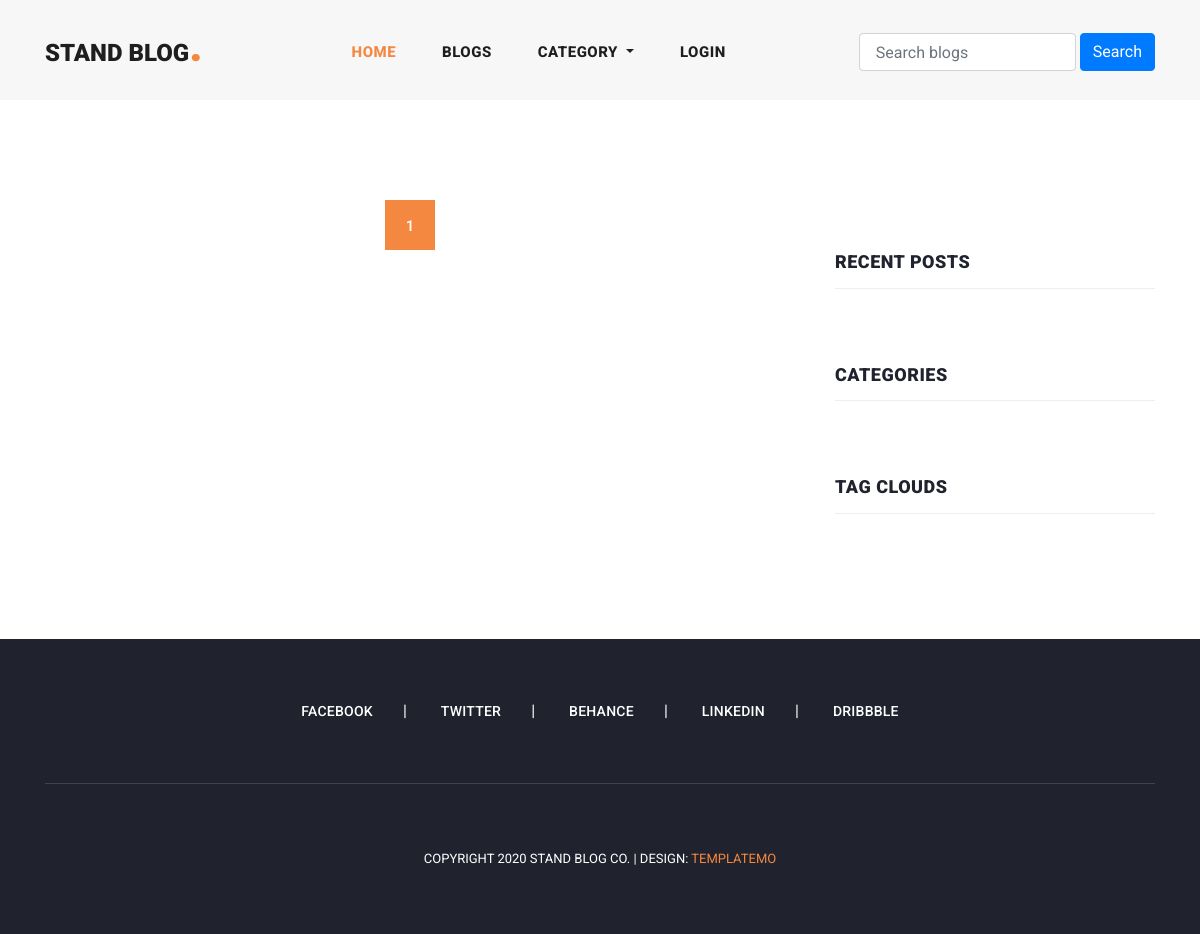
Page /blogs/ on the earlier database version.
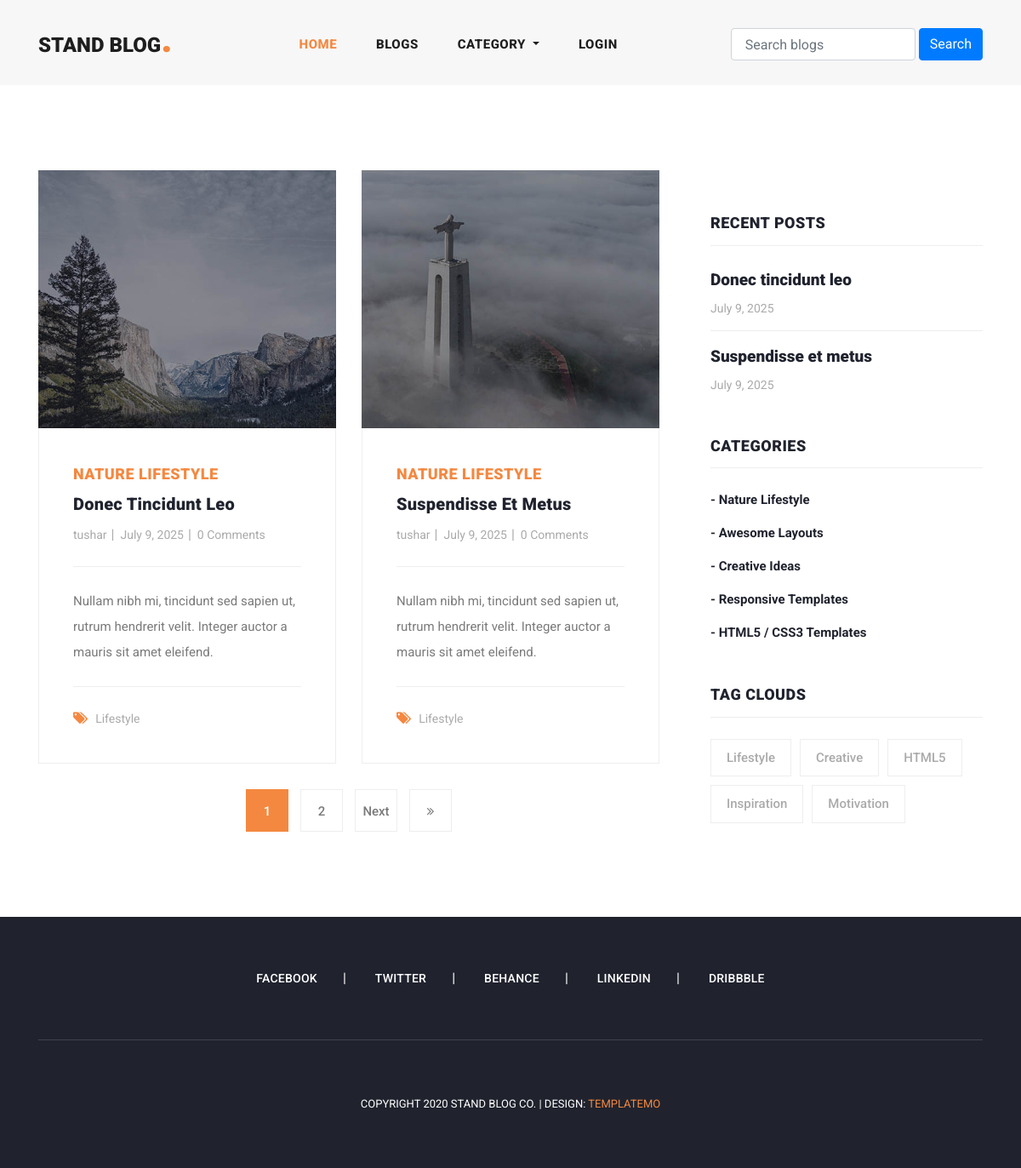
Same page on the later database version.
### blogs/models.py (models this page shows, shortened)
class Blog(models.Model):
    user=models.ForeignKey(User,related_name='user_blogs', on_delete=models.CASCADE)
    category=models.ForeignKey(Category,related_name='category_blogs',on_delete=models.CASCADE)
    tags=models.ManyToManyField(Tags,related_name='tag_blogs',blank=True)
    like=models.ManyToManyField(User,related_name='user_like',blank=True)
    title=models.CharField(max_length=250)
    slug=models.SlugField(null=True,blank=True)
    banner=models.ImageField(upload_to='blog_banners')
    description=models.TextField()
    created_date=models.DateField(auto_now_add=True)

class Category(models.Model):
    title=models.CharField(max_length=250,unique=True)
    slug=models.SlugField(null=True,blank=True)
    created_data=models.DateField(auto_now_add=True)
    def __str__(self):
        return self.title

class Tags(models.Model):
    title=models.CharField(max_length=250)
    slug=models.SlugField(null=True,blank=True)
    created_data=models.DateField(auto_now_add=True)

### user_profile/models.py (models this page shows, shortened)
class User(AbstractUser):
    email=models.EmailField(max_length=150,unique=True,error_messages={"unique": "The email must be unique"})
    profile_image=models.ImageField(null=True,blank=True,upload_to="profile_images")
    REQUIRED_FIELDS=["email"]
    objects=CustomUserManager()

### blogs/views.py (the view)
# urls.py: path('',include('blogs.urls')),
def blogs(request):
    queryset=Blog.objects.order_by('-created_date')
    paginator=Paginator(queryset,2)
    page=request.GET.get('page',1)
    try:
        blogs=paginator.page(page)
    except EmptyPage:
        blogs=paginator.page(1)
    except PageNotAnInteger:
        blogs=paginator.page(1)
    context={
        "blogs":blogs,
        "paginator":paginator,
    }
    return render(request,'blog.html',context)

### blogs/context_processors.py (called while the page is built)
def get_all_categories(request):
    category=Category.objects.all()
    context={
        "categories":category
    }
    return context

def get_all_tags(request):
    tag=Tags.objects.all()
    context={
        "tags":tag
    }
    return context

### templates/blog.html (shortened to what this page needs)
{%extends 'base.html'%}
{%load static%}
{%block content%}
    <section class="blog-posts grid-system">
      <div class="container">
        <div class="row">
          <div class="col-lg-8">
            <div class="all-blog-posts">
              <div class="row">
                {% for blog in blogs%}
                {% include 'blog_card.html' %}
                {%endfor%}
                <div class="col-lg-12">
                  {% include 'pagination.html'%}
                </div>
              </div>
            </div>
          </div>
          {% include 'sidebar.html' %}
        </div>
      </div>
    </section>
{%endblock content%}

### templates/blog_card.html
{%load static%}
<div class="col-lg-6">
    <div class="blog-post">
        <div class="blog-thumb">
                <img src="{{blog.banner.url}}" alt="">
        </div>
        <div class="down-content">
            <span>{{blog.category}}</span>
            <a href="{% url 'blog_details' blog.slug %}"><h4>{{blog.title}}</h4></a>
            <ul class="post-info">
                <li><a href="#">{{blog.user.username}}</a></li>
                <li><a href="#">{{blog.created_date}}</a></li>
                <li><a href="#">{{blog.blog_comment.all.count}} Comments</a></li>
            </ul>
            <p>{{blog.description}}</p>
                <div class="post-options">
                    <div class="row">
                        <div class="col-lg-12">
                            <ul class="post-tags">
                            <li><i class="fa fa-tags"></i></li>
                            {%for tag in blog.tags.all%}
                            <li><a href="{% url 'tag_blogs' tag.slug %}">{{tag.title}}</a>{% if not forloop.last %}, {% endif %}</li>
                            {% endfor %}
                            </ul>
                        </div>
                    </div>
                </div>
        </div>
    </div>
</div>

### templates/sidebar.html
 <div class="col-lg-4">
            <div class="sidebar">
              <div class="row">
                <div class="col-lg-12">
                </div>
                <div class="col-lg-12">
                  <div class="sidebar-item recent-posts">
                    <div class="sidebar-heading">
                      <h2>Recent Posts</h2>
                    </div>
                    <div class="content">
                      <ul>
                        {%for blog in blogs|slice:'3'%}
                        <li><a href="{% url 'blog_details' blog.slug %}">
                          <h5>{{blog.title}}</h5>
                          <span>{{blog.created_date}}</span>
                        </a>
                        </li>
                        {% endfor %}
                      </ul>
                    </div>
                  </div>
                </div>
                <div class="col-lg-12">
                  <div class="sidebar-item categories">
                    <div class="sidebar-heading">
                      <h2>Categories</h2>
                    </div>
                    <div class="content">
                      <ul>
                        {% for category in categories|slice:'5'%}
                        <li><a href="{% url 'category_blogs' category.slug %}">- {{category.title}}</a></li>
                        {% endfor %}
                      </ul>
                    </div>
                  </div>
                </div>
                <div class="col-lg-12">
                  <div class="sidebar-item tags">
                    <div class="sidebar-heading">
                      <h2>Tag Clouds</h2>
                    </div>
                    <div class="content">
                      <ul>
                        {%for tag in tags|slice:'5'%}
                        <li><a href="{% url 'tag_blogs' tag.slug %}">{{tag.title}}</a></li>
                        {% endfor %}
                      </ul>
                    </div>
                  </div>
                </div>
              </div>
            </div>
          </div>

Differences in the rows shown:
added Blog: banner (picture), category "NATURE LIFESTYLE", title "Donec Tincidunt Leo", user.username "tushar", created_date "July 9, 2025", blog_comment.all.count "0", description "Nullam nibh mi, tincidunt sed sapien ut, rutrum hendrerit velit. Integer auctor a mauris sit amet eleifend.", title "Donec tincidunt leo"
added Tags: title "Lifestyle"
added Blog: banner (picture), category "NATURE LIFESTYLE", title "Suspendisse Et Metus", user.username "tushar", created_date "July 9, 2025", blog_comment.all.count "0", description "Nullam nibh mi, tincidunt sed sapien ut, rutrum hendrerit velit. Integer auctor a mauris sit amet eleifend.", title "Suspendisse et metus"
added Category: title "Nature Lifestyle"
added Category: title "Awesome Layouts"
added Category: title "Creative Ideas"
added Category: title "Responsive Templates"
added Category: title "HTML5 / CSS3 Templates"
added Tags: title "Creative", shown under "TAG CLOUDS"
added Tags: title "HTML5", shown under "TAG CLOUDS"
added Tags: title "Inspiration", shown under "TAG CLOUDS"
added Tags: title "Motivation", shown under "TAG CLOUDS"
Other differences:
new list line: "2"
text now shown: "Next"
